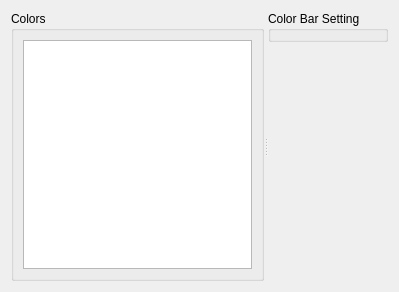
<?xml version="1.0" encoding="UTF-8"?>
<ui version="4.0">
 <class>ColorMapEnumerateSettingEditWidget</class>
 <widget class="QWidget" name="ColorMapEnumerateSettingEditWidget">
  <property name="geometry">
   <rect>
    <x>0</x>
    <y>0</y>
    <width>399</width>
    <height>292</height>
   </rect>
  </property>
  <property name="windowTitle">
   <string>Form</string>
  </property>
  <layout class="QVBoxLayout" name="verticalLayout_4">
   <item>
    <widget class="QSplitter" name="splitter">
     <property name="orientation">
      <enum>Qt::Horizontal</enum>
     </property>
     <widget class="QWidget" name="layoutWidget">
      <layout class="QVBoxLayout" name="verticalLayout_3">
       <item>
        <widget class="QGroupBox" name="colorsGroupBox">
         <property name="title">
          <string>Colors</string>
         </property>
         <layout class="QVBoxLayout" name="verticalLayout_2">
          <item>
           <widget class="QTableView" name="colorsTableView">
            <property name="editTriggers">
             <set>QAbstractItemView::NoEditTriggers</set>
            </property>
            <property name="selectionBehavior">
             <enum>QAbstractItemView::SelectRows</enum>
            </property>
           </widget>
          </item>
         </layout>
        </widget>
       </item>
      </layout>
     </widget>
     <widget class="QWidget" name="layoutWidget">
      <layout class="QVBoxLayout" name="verticalLayout">
       <item>
        <widget class="QGroupBox" name="legendGroupBox">
         <property name="title">
          <string>Color Bar Setting</string>
         </property>
         <layout class="QVBoxLayout" name="verticalLayout_6">
          <property name="leftMargin">
           <number>0</number>
          </property>
          <property name="topMargin">
           <number>0</number>
          </property>
          <property name="rightMargin">
           <number>0</number>
          </property>
          <property name="bottomMargin">
           <number>0</number>
          </property>
          <item>
           <widget class="ColorMapEnumerateLegendSettingEditWidget" name="legendWidget" native="true">
            <property name="sizePolicy">
             <sizepolicy hsizetype="Preferred" vsizetype="Preferred">
              <horstretch>0</horstretch>
              <verstretch>0</verstretch>
             </sizepolicy>
            </property>
           </widget>
          </item>
         </layout>
        </widget>
       </item>
       <item>
        <spacer name="verticalSpacer_2">
         <property name="orientation">
          <enum>Qt::Vertical</enum>
         </property>
         <property name="sizeHint" stdset="0">
          <size>
           <width>20</width>
           <height>40</height>
          </size>
         </property>
        </spacer>
       </item>
      </layout>
     </widget>
    </widget>
   </item>
  </layout>
 </widget>
 <customwidgets>
  <customwidget>
   <class>ColorMapEnumerateLegendSettingEditWidget</class>
   <extends>QWidget</extends>
   <header>guicore/scalarstocolors/colormapenumeratelegendsettingeditwidget.h</header>
   <container>1</container>
  </customwidget>
 </customwidgets>
 <resources/>
 <connections/>
</ui>
